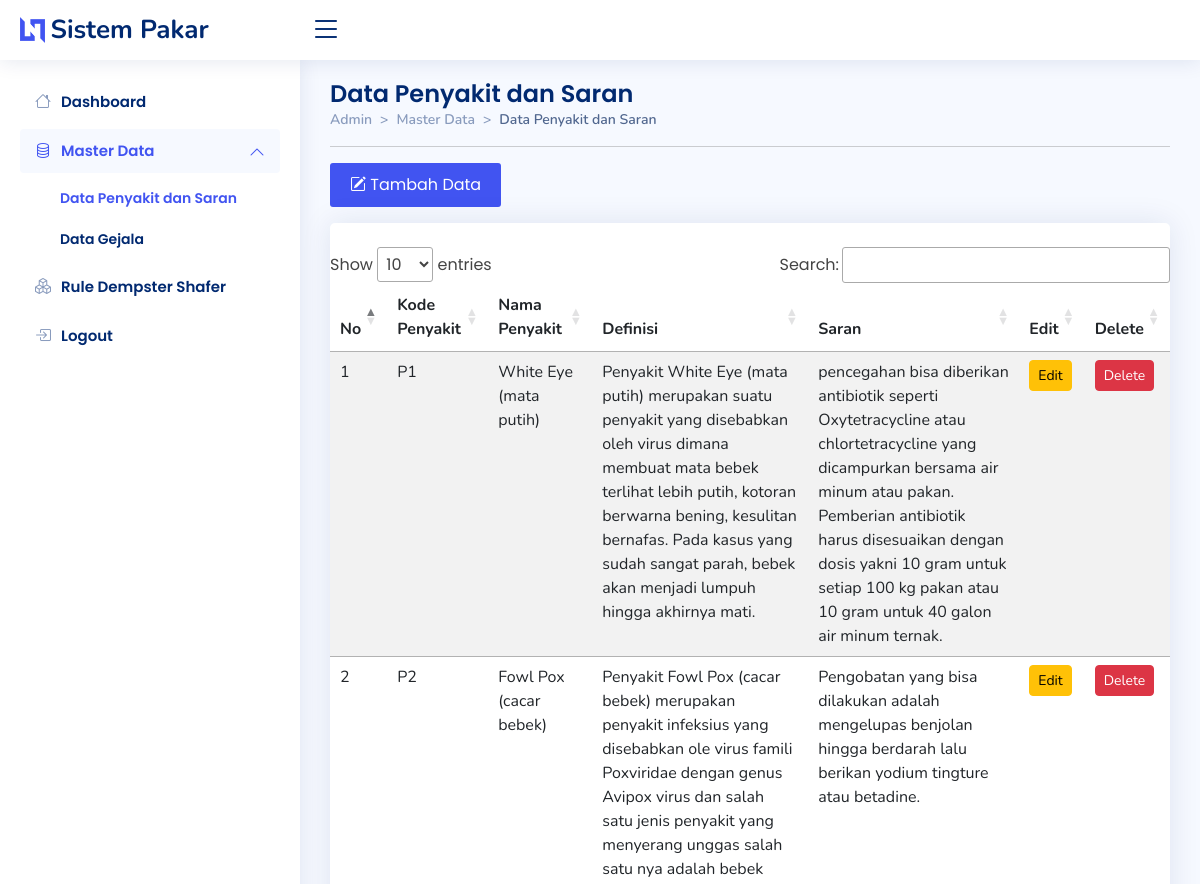
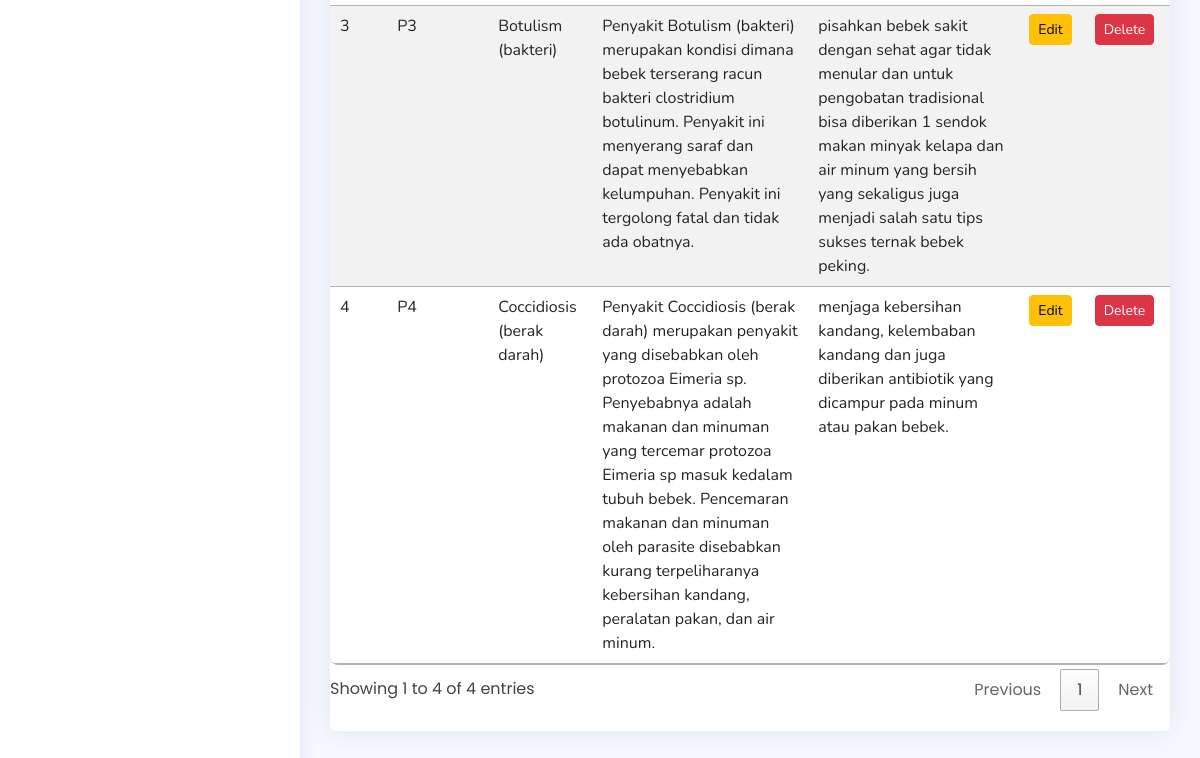
The app's page /admin/penyakit/penyakit.php, older data (2 pictures, top to bottom).
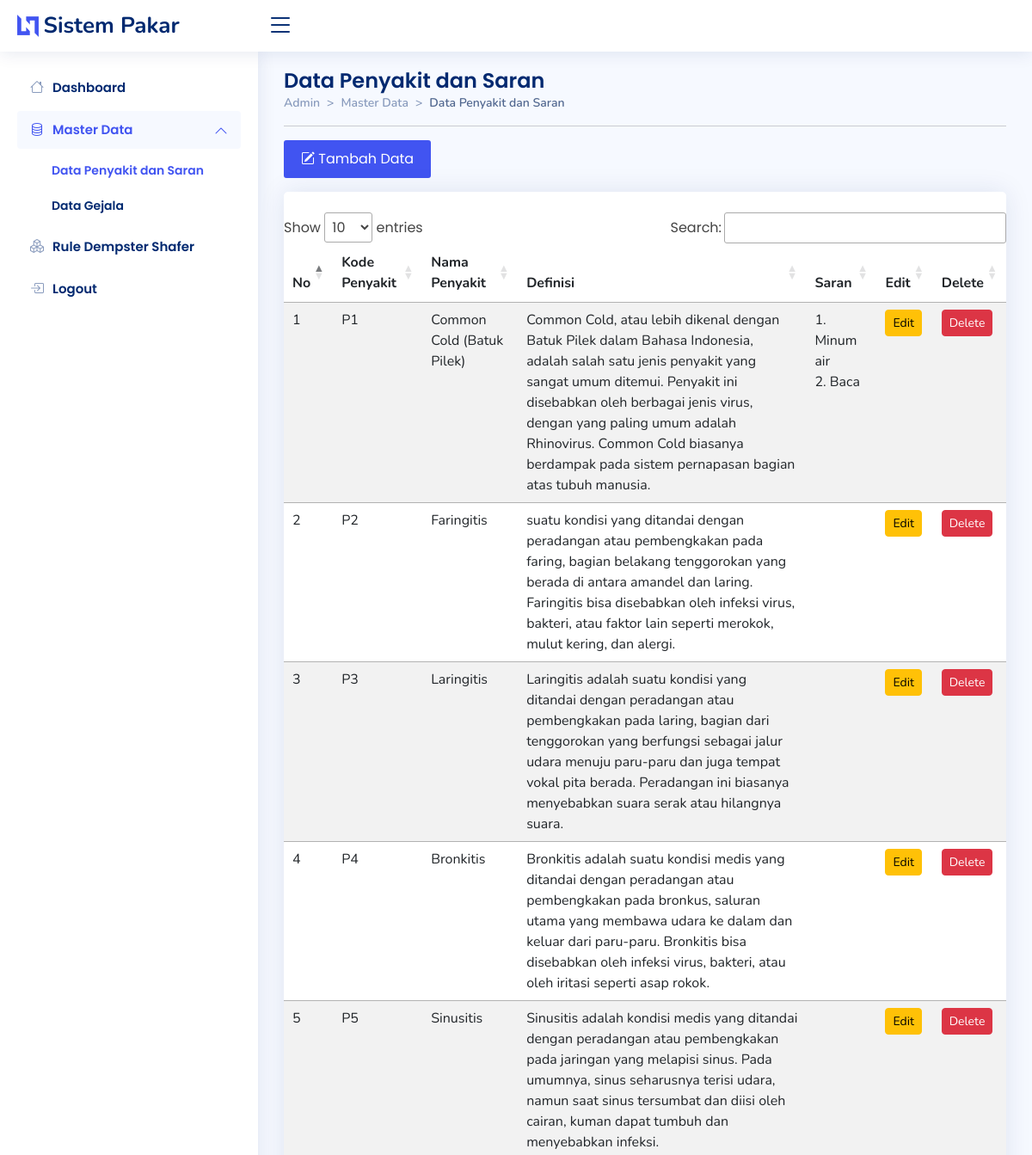
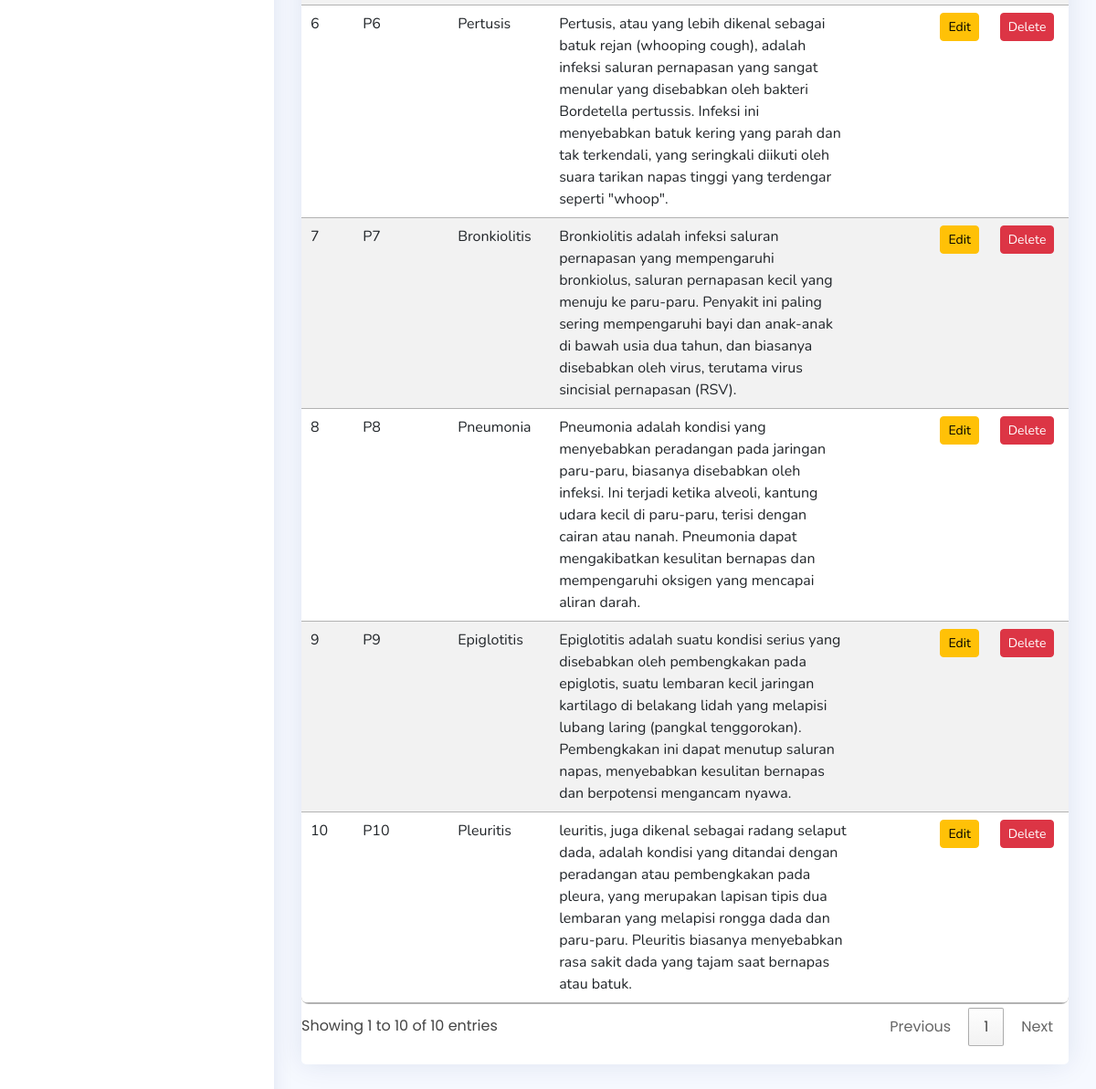
The same page, newer data (2 pictures, top to bottom).
### tables this page shows
CREATE TABLE `tb_penyakit` (
  `id` int(11) NOT NULL,
  `kdpenyakit` varchar(3) DEFAULT NULL,
  `nama_penyakit` varchar(100) DEFAULT NULL,
  `definisi` text DEFAULT NULL,
  `solusi` text NOT NULL
);

### admin/penyakit/penyakit.php (the view, shortened to what this page needs)
<!DOCTYPE html>
<html lang="en">
<head>
  <link href="../../assets/vendor/bootstrap/css/bootstrap.min.css" rel="stylesheet">
  <link rel="stylesheet" href="https://cdn.jsdelivr.net/npm/bootstrap-icons@1.10.2/font/bootstrap-icons.css">
  <link href="../../assets/vendor/boxicons/css/boxicons.min.css" rel="stylesheet">
  <link href="../../assets/vendor/quill/quill.snow.css" rel="stylesheet">
  <link href="../../assets/vendor/quill/quill.bubble.css" rel="stylesheet">
  <link href="../../assets/vendor/remixicon/remixicon.css" rel="stylesheet">
  <link href="../../assets/vendor/simple-datatables/style.css" rel="stylesheet">
  <link rel="stylesheet" href="https://cdn.datatables.net/1.12.1/css/jquery.dataTables.min.css">
  <link href="../../assets/css/style.css" rel="stylesheet">
</head>
<body>
  <header id="header" class="header fixed-top d-flex align-items-center">
    <div class="d-flex align-items-center justify-content-between">
      <a href="../index.php" class="logo d-flex align-items-center">
        <img src="../../assets/img/logo.png" alt="">
        <span class="d-none d-lg-block">Sistem Pakar</span>
      </a>
      <i class="bi bi-list toggle-sidebar-btn"></i>
    </div>
  </header>
  <aside id="sidebar" class="sidebar">
    <ul class="sidebar-nav" id="sidebar-nav">
      <li class="nav-item">
        <a class="nav-link collapsed" href="../index.php">
          <i class="bi bi-house"></i>
          <span>Dashboard</span>
        </a>
      </li>
      <li class="nav-item">
        <a class="nav-link" data-bs-target="#components-nav" data-bs-toggle="collapse" href="#">
          <i class="bi bi-database"></i><span>Master Data</span><i class="bi bi-chevron-down ms-auto"></i>
        </a>
        <ul id="components-nav" class="nav-content collapse show" data-bs-parent="#sidebar-nav">
          <li>
            <a href="../penyakit/penyakit.php" class="active">
              <span>Data Penyakit dan Saran</span>
            </a>
          </li>
          <li>
            <a href="../gejala/gejala.php">
              <span>Data Gejala</span>
            </a>
          </li>
        </ul>
      </li>
      <li class="nav-item">
        <a class="nav-link collapsed" href="../rules/rules.php">
          <i class="bi bi-boxes"></i>
          <span>Rule Dempster Shafer</span>
        </a>
      </li>
      <li class="nav-item">
        <a class="nav-link collapsed" href="javascript:;" data-bs-toggle="modal" data-bs-target="#logoutmodal">
          <i class="bi bi-box-arrow-in-right"></i>
          <span>Logout</span>
        </a>
      </li>
    </ul>
  </aside>
  <main id="main" class="main">
    <div class="pagetitle">
      <h1>Data Penyakit dan Saran</h1>
      <nav style="--bs-breadcrumb-divider: '>';">
        <ol class="breadcrumb">
          <li class="breadcrumb-item"><a href="index.php">Admin</a></li>
          <li class="breadcrumb-item">Master Data</li>
          <li class="breadcrumb-item active">Data Penyakit dan Saran</li>
        </ol>
      </nav>
      <hr>
    </div>
    <section>
      <button type="button" class="tambah btn-md mb-3" data-bs-toggle="modal" data-bs-target="#tambahmodal"><i class="bi bi-pencil-square"></i> Tambah Data</button>
      <div class="card">
        <div class="card-body pt-4 px-0">
          <table id="myTable" class="table table-striped table-hover table-responsive">
            <thead>
              <tr>
                <th>No</th>
                <th>Kode Penyakit</th>
                <th>Nama Penyakit</th>
                <th>Definisi</th>
                <th>Saran</th>
                <th>Edit</th>
                <th>Delete<input type="hidden" id="texthapus"></th>
              </tr>
            </thead>
            <tbody>
              <?php
              include "../koneksi.php";
              $sql = "SELECT * FROM tb_penyakit  ORDER BY CAST(SUBSTRING(kdpenyakit, 2) AS SIGNED)";
              $qry = mysqli_query($koneksi, $sql) or die("SQL Error" . mysqli_error($koneksi));
              $no = 0;
              while ($data = mysqli_fetch_array($qry)) {
                $no++;
              ?>
                <tr>
                  <td><?php echo $no; ?></td>
                  <td><?php echo $data['kdpenyakit']; ?></td>
                  <td><?php echo $data['nama_penyakit']; ?></td>
                  <td><?php echo $data['definisi']; ?></td>
                  <td><?php echo $data['solusi']; ?></td>
                  <td><a href="./editpenyakit.php?kdubah=<?php echo $data['id']; ?>" class="btn btn-warning btn-sm">Edit</a></td>
                  <td><a onClick="return HapusData('<?php echo $data['id']; ?>');" class="btn btn-danger btn-sm" data-bs-toggle="modal" data-bs-target="#hapusmodal">Delete</a>
                  </td>
                </tr><?php } ?>
            </tbody>
          </table>
        </div>
      </div>
    </section>
  </main>
</body>
</html>

### assets/css/style.css (style rules this page uses)
:root { scroll-behavior: smooth; }
body { font-family: "Poppins", sans-serif; background: #f6f9ff; color: #444444; }
a { color: #4154f1; text-decoration: none; }
.tambah { color: #4154f1; text-decoration: none; }
span { font-family: "Poppins", sans-serif; }
h1, h2, h3, h4, h5, h6 { font-family: "Poppins", sans-serif; }
#main { margin-top: 60px; padding: 20px 30px; transition: all 0.3s; }
.pagetitle { margin-bottom: 10px; }
.pagetitle h1 { font-size: 24px; margin-bottom: 0; font-weight: 600; color: #012970; }
.card { margin-bottom: 30px; border: none; border-radius: 5px; box-shadow: 0px 0 30px rgba(1, 41, 112, 0.1); }
.card-body { padding: 0 20px 20px 20px; }
.breadcrumb { font-size: 14px; font-family: "Nunito", sans-serif; color: #899bbd; font-weight: 600; }
.breadcrumb a { color: #899bbd; transition: 0.3s; }
.breadcrumb .breadcrumb-item::before { color: #899bbd; }
.breadcrumb .active { color: #51678f; font-weight: 600; }
.logo { line-height: 1; }
@media (min-width: 1200px) { .logo { width: 280px; } }
.logo img { max-height: 26px; margin-right: 6px; }
.logo span { font-size: 26px; font-weight: 700; color: #012970; font-family: "Nunito", sans-serif; }
.header { transition: all 0.5s; z-index: 997; height: 60px; box-shadow: 0px 2px 20px rgba(1, 41, 112, 0.1); background-color: #fff; padding-left: 20px; }
.header .toggle-sidebar-btn { font-size: 32px; padding-left: 10px; cursor: pointer; color: #012970; }
.sidebar { position: fixed; top: 60px; left: 0; bottom: 0; width: 300px; z-index: 996; transition: all 0.3s; padding: 20px; overflow-y: auto; scrollbar-width: thin; scrollbar-color: #aab7cf transparent; box-shadow: 0px 0px 20px rgba(1, 41, 112, 0.1); background-color: #fff; }
@media (min-width: 1200px) { #main, #footer { margin-left: 300px; } }
.sidebar-nav { padding: 0; margin: 0; list-style: none; }
.sidebar-nav li { padding: 0; margin: 0; list-style: none; }
.sidebar-nav .nav-item { margin-bottom: 5px; }
.sidebar-nav .nav-link { display: flex; align-items: center; font-size: 15px; font-weight: 600; color: #4154f1; transition: 0.3; background: #f6f9ff; padding: 10px 15px; border-radius: 4px; }
.sidebar-nav .nav-link i { font-size: 16px; margin-right: 10px; color: #4154f1; }
.sidebar-nav .nav-link.collapsed { color: #012970; background: #fff; }
.sidebar-nav .nav-link.collapsed i { color: #899bbd; }
.sidebar-nav .nav-link .bi-chevron-down { margin-right: 0; transition: transform 0.2s ease-in-out; }
.sidebar-nav .nav-link:not(.collapsed) .bi-chevron-down { transform: rotate(180deg); }
.sidebar-nav .nav-content { padding: 5px 0 0 0; margin: 0; list-style: none; }
.sidebar-nav .nav-content a { display: flex; align-items: center; font-size: 14px; font-weight: 600; color: #012970; transition: 0.3; padding: 10px 0 10px 40px; transition: 0.3s; }
.sidebar-nav .nav-content a:hover, .sidebar-nav .nav-content a.active { color: #4154f1; }

### admin/penyakit/penyakit.php (style rules this page uses)
.table { border-radius: 40px; overflow: hidden; font-family: "Nunito", sans-serif; border-radius: 8px; overflow: hidden; }
.tambah { background-color: #4154f1; border: none; color: white; padding: 10px 20px; border-radius: 3px; }

Row changes from the older to the newer data that the page shows:
changed tb_penyakit: nama_penyakit "White Eye (mata putih)" → "Common Cold (Batuk Pilek)"; definisi "Penyakit White Eye (mata putih) merupakan suatu penyakit yang disebabkan oleh virus dimana membuat mata bebek terlihat lebih putih, kotoran berwarna bening, kesulitan bernafas. Pada kasus yang sudah sangat parah, bebek akan menjadi lumpuh hingga akhirnya mati." → "Common Cold, atau lebih dikenal dengan Batuk Pilek dalam Bahasa Indonesia, adalah salah satu jenis penyakit yang sangat umum ditemui. Penyakit ini disebabkan oleh berbagai jenis virus, dengan yang paling umum adalah Rhinovirus. Common Cold biasanya berdampak pada sistem pernapasan bagian atas tubuh manusia."; solusi "pencegahan bisa diberikan antibiotik seperti Oxytetracycline atau chlortetracycline yang dicampurkan bersama air minum atau pakan. Pemberian antibiotik harus disesuaikan dengan dosis yakni 10 gram untuk setiap 100 kg pakan atau 10 gram untuk 40 galon air minum ternak." → "1. Minum air 2. Baca"
changed tb_penyakit: nama_penyakit "Fowl Pox (cacar bebek)" → "Faringitis"; definisi "Penyakit Fowl Pox (cacar bebek) merupakan penyakit infeksius yang disebabkan ole virus famili Poxviridae dengan genus Avipox virus dan salah satu jenis penyakit yang menyerang unggas salah satu nya adalah bebek" → "suatu kondisi yang ditandai dengan peradangan atau pembengkakan pada faring, bagian belakang tenggorokan yang berada di antara amandel dan laring. Faringitis bisa disebabkan oleh infeksi virus, bakteri, atau faktor lain seperti merokok, mulut kering, dan alergi."; solusi "Pengobatan yang bisa dilakukan adalah mengelupas benjolan hingga berdarah lalu berikan yodium tingture atau betadine." → (not shown)
changed tb_penyakit: nama_penyakit "Botulism (bakteri)" → "Laringitis"; definisi "Penyakit Botulism (bakteri) merupakan kondisi dimana bebek terserang racun bakteri clostridium botulinum. Penyakit ini menyerang saraf dan dapat menyebabkan kelumpuhan. Penyakit ini tergolong fatal dan tidak ada obatnya." → "Laringitis adalah suatu kondisi yang ditandai dengan peradangan atau pembengkakan pada laring, bagian dari tenggorokan yang berfungsi sebagai jalur udara menuju paru-paru dan juga tempat vokal pita berada. Peradangan ini biasanya menyebabkan suara serak atau hilangnya suara."; solusi "pisahkan bebek sakit dengan sehat agar tidak menular dan untuk pengobatan tradisional bisa diberikan 1 sendok makan minyak kelapa dan air minum yang bersih yang sekaligus juga menjadi salah satu tips sukses ternak bebek peking." → (not shown)
changed tb_penyakit: nama_penyakit "Coccidiosis (berak darah)" → "Bronkitis"; definisi "Penyakit Coccidiosis (berak darah) merupakan penyakit yang disebabkan oleh protozoa Eimeria sp. Penyebabnya adalah makanan dan minuman yang tercemar protozoa Eimeria sp masuk kedalam tubuh bebek. Pencemaran makanan dan minuman oleh parasite disebabkan kurang terpeliharanya kebersihan kandang, peralatan pakan, dan air minum." → "Bronkitis adalah suatu kondisi medis yang ditandai dengan peradangan atau pembengkakan pada bronkus, saluran utama yang membawa udara ke dalam dan keluar dari paru-paru. Bronkitis bisa disebabkan oleh infeksi virus, bakteri, atau oleh iritasi seperti asap rokok."; solusi "menjaga kebersihan kandang, kelembaban kandang dan juga diberikan antibiotik yang dicampur pada minum atau pakan bebek." → (not shown)
added tb_penyakit: kdpenyakit "P5", nama_penyakit "Sinusitis", definisi "Sinusitis adalah kondisi medis yang ditandai dengan peradangan atau pembengkakan pada jaringan yang melapisi sinus. Pada umumnya, sinus seharusnya terisi udara, namun saat sinus tersumbat dan diisi oleh cairan, kuman dapat tumbuh dan menyebabkan infeksi."
added tb_penyakit: kdpenyakit "P6", nama_penyakit "Pertusis", definisi "Pertusis, atau yang lebih dikenal sebagai batuk rejan (whooping cough), adalah infeksi saluran pernapasan yang sangat menular yang disebabkan oleh bakteri Bordetella pertussis. Infeksi ini menyebabkan batuk kering yang parah dan tak terkendali, yang seringkali diikuti oleh suara tarikan napas tinggi yang terdengar seperti \"whoop\"."
added tb_penyakit: kdpenyakit "P7", nama_penyakit "Bronkiolitis", definisi "Bronkiolitis adalah infeksi saluran pernapasan yang mempengaruhi bronkiolus, saluran pernapasan kecil yang menuju ke paru-paru. Penyakit ini paling sering mempengaruhi bayi dan anak-anak di bawah usia dua tahun, dan biasanya disebabkan oleh virus, terutama virus sincisial pernapasan (RSV)."
added tb_penyakit: kdpenyakit "P8", nama_penyakit "Pneumonia", definisi "Pneumonia adalah kondisi yang menyebabkan peradangan pada jaringan paru-paru, biasanya disebabkan oleh infeksi. Ini terjadi ketika alveoli, kantung udara kecil di paru-paru, terisi dengan cairan atau nanah. Pneumonia dapat mengakibatkan kesulitan bernapas dan mempengaruhi oksigen yang mencapai aliran darah."
added tb_penyakit: kdpenyakit "P9", nama_penyakit "Epiglotitis", definisi "Epiglotitis adalah suatu kondisi serius yang disebabkan oleh pembengkakan pada epiglotis, suatu lembaran kecil jaringan kartilago di belakang lidah yang melapisi lubang laring (pangkal tenggorokan). Pembengkakan ini dapat menutup saluran napas, menyebabkan kesulitan bernapas dan berpotensi mengancam nyawa."
added tb_penyakit: kdpenyakit "P10", nama_penyakit "Pleuritis", definisi "leuritis, juga dikenal sebagai radang selaput dada, adalah kondisi yang ditandai dengan peradangan atau pembengkakan pada pleura, yang merupakan lapisan tipis dua lembaran yang melapisi rongga dada dan paru-paru. Pleuritis biasanya menyebabkan rasa sakit dada yang tajam saat bernapas atau batuk."
Text that changed along with them:
text written by a page script: "Show entries Search: Showing 1 to 4 of 4 entries Previous 1 Next" → "Show entries Search: Showing 1 to 10 of 10 entries Previous 1 Next"
